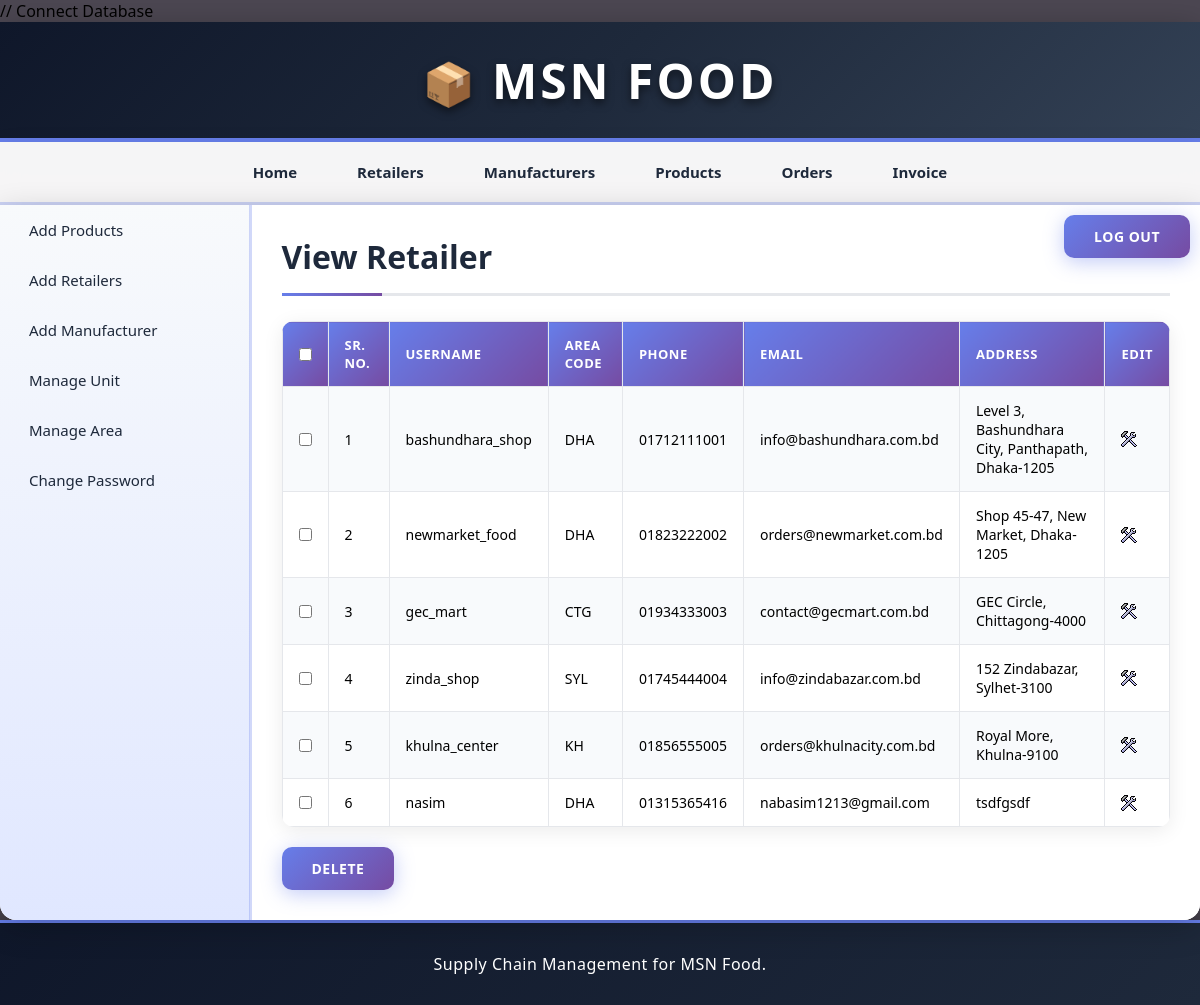
The app's page /admin/view_retailer.php (signed in) with its own data.
### tables this page shows
CREATE TABLE `retailer` (
  `retailer_id` int(11) NOT NULL,
  `retailer_name` varchar(255) NOT NULL,
  `retailer_email` varchar(255) NOT NULL,
  `retailer_phone` varchar(15) NOT NULL,
  `retailer_address` text NOT NULL,
  `area_id` int(11) NOT NULL,
  `username` varchar(50) NOT NULL,
  `password` varchar(50) NOT NULL,
  `date` timestamp NOT NULL DEFAULT current_timestamp()
);

CREATE TABLE `area` (
  `area_id` int(11) NOT NULL,
  `area_name` varchar(100) NOT NULL,
  `area_code` varchar(10) NOT NULL
);

### admin/view_retailer.php (the view, shortened to what this page needs)
<?php
include("../includes/config.php");
if(isset($_SESSION['admin_login'])) {
if($_SESSION['admin_login'] == true) {
$query_selectRetailer = "SELECT * FROM retailer,area WHERE retailer.area_id=area.area_id";
$result_selectRetailer = mysqli_query($con,$query_selectRetailer);
}
else {
header('Location:../index.php');
}
}
else {
header('Location:../index.php');
}
?>
<!DOCTYPE html>
<html>
<head>
<link rel="stylesheet" href="../includes/main_style.css" >
</head>
<body>
<?php
include("../includes/header.inc.php");
include("../includes/nav_admin.inc.php");
include("../includes/aside_admin.inc.php");
?>
<section>
<h1>View Retailer</h1>
<form action="" method="POST" class="form">
<table class="table_displayData">
<tr>
<th> <input type="checkbox" onClick="toggle(this)" /> </th>
<th>Sr. No.</th>
<th>Username</th>
<th>Area Code</th>
<th>Phone</th>
<th>Email</th>
<th>Address</th>
<th> Edit </th>
</tr>
<?php $i=1; while($row_selectRetailer = mysqli_fetch_array($result_selectRetailer)) { ?>
<tr>
<td> <input type="checkbox" name="chkId[]" value="<?php echo $row_selectRetailer['retailer_id']; ?>" /> </td>
<td> <?php echo $i; ?> </td>
<td> <?php echo $row_selectRetailer['username']; ?> </td>
<td> <?php echo $row_selectRetailer['area_code']; ?> </td>
<td> <?php echo $row_selectRetailer['retailer_phone']; ?> </td>
<td> <?php echo $row_selectRetailer['retailer_email']; ?> </td>
<td> <?php echo $row_selectRetailer['retailer_address']; ?> </td>
<td> <a href="edit_retailer.php?id=<?php echo $row_selectRetailer['retailer_id']; ?>"><img src="../images/edit.png" alt="edit" /></a> </td>
</tr>
<?php $i++; } ?>
</table>
<input type="submit" value="Delete" class="submit_button"/>
</form>
</section>
<?php
include("../includes/footer.inc.php");
?>
</body>
</html>

### includes/main_style.css (style rules this page uses)
* { font-family: "Segoe UI", Tahoma, Geneva, Verdana, sans-serif; margin: 0; padding: 0; box-sizing: border-box; }
body { width: 100%; max-width: 1600px; margin: 0 auto; background: linear-gradient(135deg, #4c4752 0%, #4c4752 100%); background-attachment: fixed; min-height: 100vh; }
a { text-decoration: none; transition: all 0.3s ease; }
.submit_button { font-size: 16px; margin-top: 20px; margin-right: 10px; padding: 12px 30px; background: linear-gradient(135deg, #667eea 0%, #764ba2 100%); border: none; color: white; border-radius: 10px; font-weight: 700; cursor: pointer; transition: all 0.3s ease; box-shadow: 0 4px 20px rgba(102, 126, 234, 0.4); letter-spacing: 0.5px; text-transform: uppercase; font-size: 14px; }
section { width: 100%; padding: 30px; min-height: 500px; }
section h1 { margin-bottom: 25px; font-weight: 700; color: #1e293b; font-size: 32px; padding-bottom: 15px; border-bottom: 3px solid #e5e7eb; position: relative; }
section h1::after { content: ""; position: absolute; bottom: -3px; left: 0; width: 100px; height: 3px; background: linear-gradient(90deg, #667eea 0%, #764ba2 100%); }
table { border-collapse: collapse; width: 100%; }
.table_displayData { box-shadow: 0 4px 20px rgba(0, 0, 0, 0.08); border-radius: 12px; overflow: hidden; background: white; }
.table_displayData td, .table_displayData th { border: 1px solid #e5e7eb; padding: 14px 16px; text-align: left; font-size: 14px; }
.table_displayData th { background: linear-gradient(135deg, #667eea 0%, #764ba2 100%); color: white; font-weight: 600; text-transform: uppercase; letter-spacing: 0.5px; font-size: 13px; }
.table_displayData tr:nth-child(even) { background-color: #f8fafc; }

### records on screen
retailer: username "bashundhara_shop", area.area_code "DHA", retailer_phone "01712111001", retailer_email "info@bashundhara.com.bd", retailer_address "Level 3, Bashundhara City, Panthapath, Dhaka-1205"
retailer: username "newmarket_food", area.area_code "DHA", retailer_phone "01823222002", retailer_email "orders@newmarket.com.bd", retailer_address "Shop 45-47, New Market, Dhaka-1205"
retailer: username "gec_mart", area.area_code "CTG", retailer_phone "01934333003", retailer_email "contact@gecmart.com.bd", retailer_address "GEC Circle, Chittagong-4000"
retailer: username "zinda_shop", area.area_code "SYL", retailer_phone "01745444004", retailer_email "info@zindabazar.com.bd", retailer_address "152 Zindabazar, Sylhet-3100"
retailer: username "khulna_center", area.area_code "KH", retailer_phone "01856555005", retailer_email "orders@khulnacity.com.bd", retailer_address "Royal More, Khulna-9100"
retailer: username "nasim", area.area_code "DHA", retailer_phone "01315365416", retailer_email "nabasim1213@gmail.com", retailer_address "tsdfgsdf"
